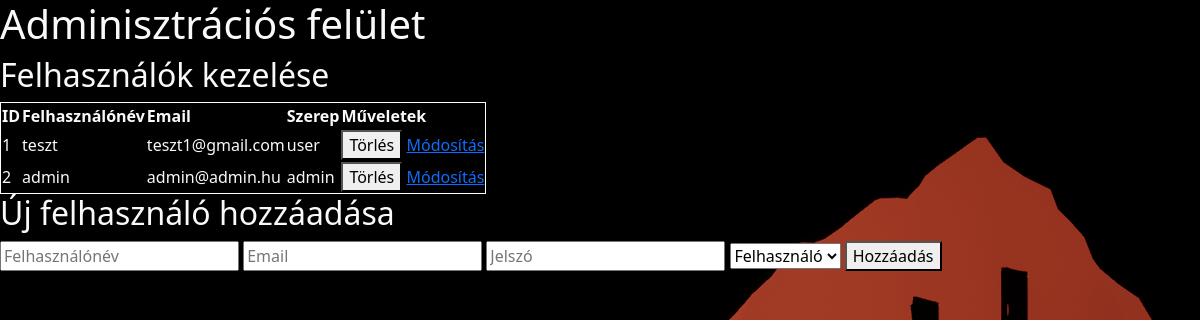
The page /admin.php (signed in) on the database as committed earlier.
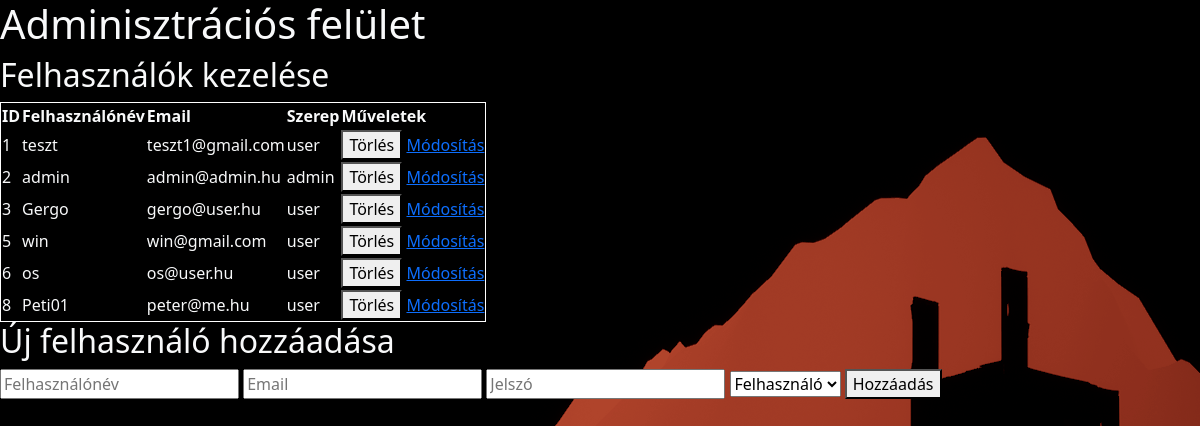
The same page on the database as committed later.
### tables this page shows
CREATE TABLE `users` (
  `id` int(11) NOT NULL,
  `username` varchar(255) NOT NULL,
  `password` varchar(255) NOT NULL,
  `email` varchar(255) DEFAULT NULL,
  `role` enum('admin','user') NOT NULL DEFAULT 'user',
  `Stilus` int(11) NOT NULL,
  `theme` varchar(10) DEFAULT 'light'
);

### admin.php (the view, shortened to what this page needs)
<?php
require_once 'db_connect.php';
$result = $conn->query("SELECT * FROM users");
?>
<!DOCTYPE html>
<html lang="hu">
<head>
    <link rel="stylesheet" href="admin.css">
    <link href="https://cdn.jsdelivr.net/npm/bootstrap@5.0.2/dist/css/bootstrap.min.css" rel="stylesheet">
</head>
<body>
    <h1 class="text-light">Adminisztrációs felület</h1>
    <h2 class="text-light">Felhasználók kezelése</h2>
    <table>
        <tr class="text-light">
            <th>ID</th>
            <th>Felhasználónév</th>
            <th>Email</th>
            <th>Szerep</th>
            <th>Műveletek</th>
        </tr>
        <?php while ($row = $result->fetch_assoc()): ?>
            <tr class="text-light">
                <td><?php echo $row['id']; ?></td>
                <td><?php echo htmlspecialchars($row['username']); ?></td>
                <td><?php echo htmlspecialchars($row['email']); ?></td>
                <td><?php echo $row['role']; ?></td>
                <td>
                    <form action="admin.php" method="post" style="display:inline;">
                        <button type="submit" name="delete_user">Törlés</button>
                    </form>
                    <a href="edit_user.php?id=<?php echo $row['id']; ?>">Módosítás</a>
                </td>
            </tr>
        <?php endwhile; ?>
    </table>
    <h2 class="text-light">Új felhasználó hozzáadása</h2>
    <form action="add_user.php" method="post" >
        <input type="text" name="username" placeholder="Felhasználónév" required>
        <input type="email" name="email" placeholder="Email" required>
        <input type="password" name="password" placeholder="Jelszó" required>
        <select name="role">
            <option value="user" class="text-light">Felhasználó</option>
        </select>
        <button type="submit">Hozzáadás</button>
    </form>
</body>
</html>

### admin.css (style rules this page uses)
body { background-image: url(img/wallpaper.png); color: white; }
table { border: 1px solid white; border-collapse: collapse; color: white; }
h2 { color: white; }

Rows that differ between the two databases and show on the page:
added users: id "3", username "Gergo", email "gergo@user.hu", role "user"
added users: id "5", username "win", email "win@gmail.com", role "user"
added users: id "6", username "os", email "os@user.hu", role "user"
added users: id "8", username "Peti01", email "peter@me.hu", role "user"
